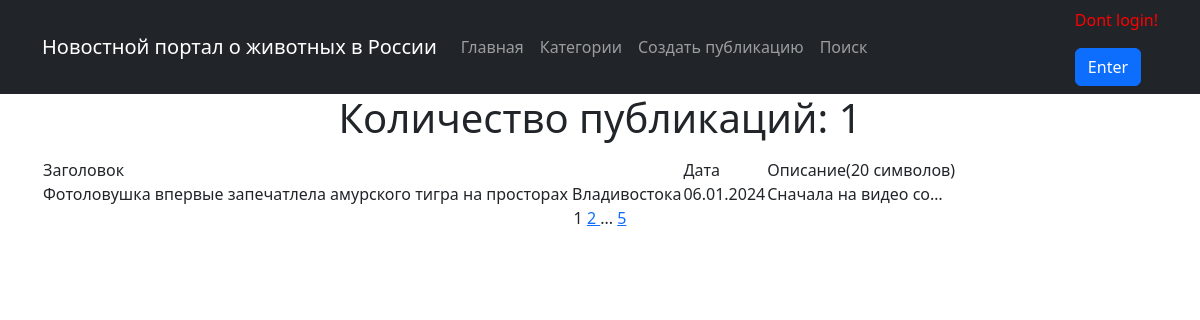
Page /news/ on the committed database.
### news/models.py (models this page shows, shortened)
class Post(models.Model):
    author = models.ForeignKey(Author, on_delete=models.CASCADE)
    content_type = models.CharField(max_length=10, choices=[
        ('статья', 'Статья'), ('новость', 'Новость')])
    created_time = models.DateTimeField(auto_now_add=True)
    categories = models.ManyToManyField(Category, through='PostCategory',
                                        related_name='PostCategory')
    title = models.CharField(max_length=255)
    text = models.TextField()
    rating = models.IntegerField(default=0)

### news/views.py (the view)
# urls.py: path('', Posts.as_view(), name='post_list'),
class Posts(ListView):
    model = Post
    ordering = '-created_time'
    template_name = 'news.html'
    context_object_name = 'news'
    paginate_by = 1
    def get_queryset(self):
        queryset = super().get_queryset()
        self.filterset = PostFilter(self.request.GET, queryset)
        return self.filterset.qs
    def get_context_data(self, **kwargs):
        context = super().get_context_data(**kwargs)
        context['filter'] = PostFilter(self.request.GET, queryset=self.get_queryset())
        return context

### news/templatetags/custom_filters.py (called while the page is built)
@register.filter()
def censor(text):
    list_words = text.split()
    censor_words = {'салюты', 'игрушки', }
    censor_text = []
    if isinstance(text, str):
        for word in list_words:
            if word.lower() in censor_words:
                word = f'{word[0]}{"*" * (len(word) - 2)}{word[-1]}'
            censor_text.append(word)
        return ' '.join(censor_text)

### templates/news.html (shortened to what this page needs)
{% extends 'flatpages/default.html' %}
{% load custom_filters %}
{% block content %}
<h1>Количество публикаций: {{ news | length}}</h1>
{% if news %}
<table>
<tr>
    <td>Заголовок</td>
    <td>Дата</td>
    <td>Описание(20 символов)</td>
</tr>
{% for item in news %}
    <tr>
        <td>{{ item.title | censor }}</td>
        <td>{{ item.created_time | date:'d.m.Y' }}</td>
        <td>{{ item.text | truncatechars:20 }}</td>
    </tr>
    {% endfor %}
</table>
{% else %}
<h2>Нечего выводить!</h2>
{% endif %}
{{ page_obj.number }}
{% if page_obj.has_next %}
    <a href="?page={{ page_obj.next_page_number }}">
        {{ page_obj.next_page_number }}
    </a>
    {% if paginator.num_pages != page_obj.next_page_number %}
    ...
    <a href="?page={{ page_obj.paginator.num_pages }}">
        {{ page_obj.paginator.num_pages }}
    </a>
    {% endif %}
{% endif %}
{% endblock content %}

### rows in the picture
Post: title|censor "Фотоловушка впервые запечатлела амурского тигра на просторах Владивостока", created_time "06.01.2024", text "Сначала на видео со…"

### other values in the picture
{{ news | length }} "1"
{{ page_obj.number }} "1"
{{ page_obj.next_page_number }} "2"
{{ page_obj.paginator.num_pages }} "5"
